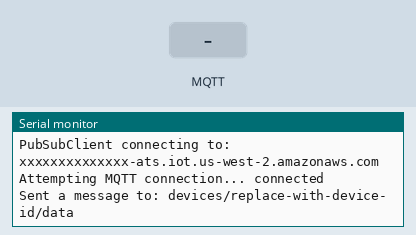
Bench run of a sketch on a simulated ESP8266 (NodeMCU). Shown: the last lines printed to the serial monitor. Inputs (shaded band) come from the test bench. WiFi joins after 1.5 s; servers stay silent unless stated; the local clock reads 2024-03-15 10:24:30 at power-on unless the sketch sets it; random numbers use the default seed unless the sketch sets one; no MQTT or app messages arrive unless stated.

Above: at 2.7 s.
2.8 s: MQTT message "1" arrives on the first subscribed topic
At 6.9 s:
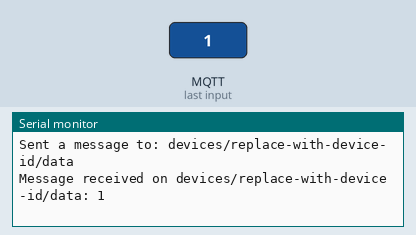
8.0 s: MQTT message "on" arrives on the first subscribed topic
At 12.1 s:
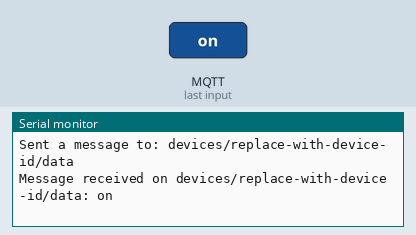
13.0 s: MQTT message "off" arrives on the first subscribed topic
At 17.3 s:
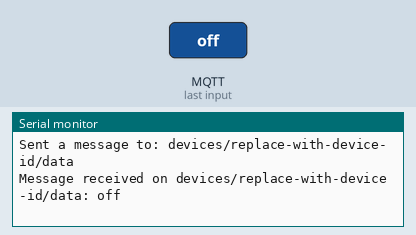

Measured:
- after the input at 2.8 s, the serial monitor: prints a new line after 3.8 s (image 1)
- after the input at 8.0 s, the serial monitor: prints a new line after 3.6 s (image 2)
- after the input at 13.0 s, the serial monitor: prints a new line after 3.6 s (image 3)

The sketch:

esp8266.ino
```cpp
#include "config.h"

#include <ESP8266WiFi.h>
#include <PubSubClient.h>

#include <ArduinoJson.h> //ArduinoJson Library Source: https://github.com/bblanchon/ArduinoJson

// MQTT topics for the device
#define AWS_IOT_PUBLISH_TOPIC "devices/" THINGNAME "/data"
#define AWS_IOT_SUBSCRIBE_TOPIC "devices/" THINGNAME "/data"

BearSSL::X509List client_crt(AWS_CERT_CRT);
BearSSL::PrivateKey client_key(AWS_CERT_PRIVATE);
BearSSL::X509List rootCert(AWS_CERT_CA);

WiFiClientSecure wiFiClient;
void messageReceived(char *topic, byte *payload, unsigned int len);
PubSubClient pubSubClient(AWS_IOT_ENDPOINT, 8883, messageReceived, wiFiClient);

/**
 * Set the current time for the device from the NTP Server. Without syncing this
 * properly, the connection will fail as our certificates are likely to be
 * flagged as expired.
 */
void setCurrentTime()
{
  configTime(3 * 3600, 0, "pool.ntp.org", "time.nist.gov");

  Serial.print("Waiting for NTP time sync: ");
  time_t now = time(nullptr);
  while (now < 8 * 3600 * 2)
  {
    delay(500);
    Serial.print(".");
    now = time(nullptr);
  }
  Serial.println("");
  struct tm timeinfo;
  gmtime_r(&now, &timeinfo);
  Serial.print("Current time: ");
  Serial.print(asctime(&timeinfo));
}

time_t printLocalTime()
{
  time_t rawtime;
  struct tm *timeinfo;
  time(&rawtime);
  timeinfo = localtime(&rawtime);

  return rawtime;
}

/**
 * Connect to the WiFi
 */
void connectWiFi()
{

  // Then try to connect
  Serial.print("Connecting to ");
  Serial.print(WIFI_SSID);
  WiFi.mode(WIFI_STA);
  WiFi.begin(WIFI_SSID, WIFI_PASSWORD);
  while (WiFi.status() != WL_CONNECTED)
  {
    delay(500);
    Serial.print(".");
  }

  Serial.print(", WiFi connected, IP address: ");
  Serial.println(WiFi.localIP());
}

/**
 * Connect to the AWS MQTT Broker
 */
void connectAWS()
{
  if (!pubSubClient.connected())
  {
    Serial.print("PubSubClient connecting to: ");
    Serial.println(AWS_IOT_ENDPOINT);
    while (!pubSubClient.connected())
    {
      Serial.print("Attempting MQTT connection...");
      // Attempt to connect until it works
      if (!pubSubClient.connect(THINGNAME))
      {
        Serial.print("failed, rc=");
        Serial.print(pubSubClient.state());
        Serial.println(" try again in 5 seconds");

        char buf[256];
        wiFiClient.getLastSSLError(buf, 256);
        Serial.print("WiFiClientSecure SSL error: ");
        Serial.println(buf);

        // Wait 5 seconds before retrying
        delay(5000);
      }
    }
    Serial.println(" connected");
    pubSubClient.subscribe(AWS_IOT_SUBSCRIBE_TOPIC);
  }
}

/**
 * Setup the device
 */
void setup()
{
  // Setup serial for debugging
  Serial.begin(115200);
  Serial.println();

  Serial.println("ESP8266 - Initializing");

  // Setup the certificates for the WiFi
  wiFiClient.setTrustAnchors(&rootCert);
  wiFiClient.setClientRSACert(&client_crt, &client_key);

  connectWiFi();
  setCurrentTime();
  connectAWS();
}

unsigned long lastPublish;
int msgCount;

/**
 * Publish a message to the MQTT Broker
 */
void publishMessage()
{
  // TODO: Send data from sensors and setup the time to send as unix timestamp
  time_t now = time(nullptr);

  // Create a JSON document of size 200 bytes, and populate it
  // See https://arduinojson.org/
  StaticJsonDocument<200> doc;
  doc["timestamp"] = ctime(&now);
  doc["humidity"] = random(100);
  //  doc["temperature"] = random(100000);
  // doc["barometric_pressure"] = random(200000);
  // doc["wind_speed"] = random(100);
  // doc["wind_direction"] = random(360);
  // doc["rainfall"] = random(500);
  // doc["snowfall"] = random(500);
  // doc["precipitation"] = random(500);
  char jsonBuffer[512];
  serializeJson(doc, jsonBuffer);

  // Publish to the topic
  // String msg = String("Hello from ESP8266: ");
  pubSubClient.publish(AWS_IOT_PUBLISH_TOPIC, jsonBuffer);
  Serial.print("Sent a message to: ");
  Serial.println(AWS_IOT_PUBLISH_TOPIC);
}

/**
 * The callback when it receives a message from the broker it subscribes to
 */
void messageReceived(char *topic, byte *payload, unsigned int length)
{
  Serial.print("Message received on ");
  Serial.print(topic);
  Serial.print(": ");
  for (int i = 0; i < length; i++)
  {
    Serial.print((char)payload[i]);
  }
  Serial.println();
}

void loop()
{
  publishMessage();
  pubSubClient.loop();
  delay(5000);
}
```

config.sample.h
```cpp
#include <pgmspace.h>

#define THINGNAME "replace-with-device-id"

const char *WIFI_SSID = "replace-me-with-wifi-ssid";
const char *WIFI_PASSWORD = "replace-me-with-wifi-password";
// The AWS IoT Endpoint to use
const char *AWS_IOT_ENDPOINT = "xxxxxxxxxxxxxx-ats.iot.us-west-2.amazonaws.com";

// This is the AWS IoT CA Certificate from:
// https://docs.aws.amazon.com/iot/latest/developerguide/managing-device-certs.html#server-authentication
// This one in here is the 'RSA 2048 bit key: Amazon Root CA 1' which is valid
// until January 16, 2038 so unless it gets revoked you can leave this as is:
static const char AWS_CERT_CA[] PROGMEM = R"EOF(
-----BEGIN CERTIFICATE-----
MIIDQTCCAimgAwIBAgITBmyfz5m/jAo54vB4ikPmljZbyjANBgkqhkiG9w0BAQsF
ADA5MQswCQYDVQQGEwJVUzEPMA0GA1UEChMGQW1hem9uMRkwFwYDVQQDExBBbWF6
b24gUm9vdCBDQSAxMB4XDTE1MDUyNjAwMDAwMFoXDTM4MDExNzAwMDAwMFowOTEL
MAkGA1UEBhMCVVMxDzANBgNVBAoTBkFtYXpvbjEZMBcGA1UEAxMQQW1hem9uIFJv
b3QgQ0EgMTCCASIwDQYJKoZIhvcNAQEBBQADggEPADCCAQoCggEBALJ4gHHKeNXj
ca9HgFB0fW7Y14h29Jlo91ghYPl0hAEvrAIthtOgQ3pOsqTQNroBvo3bSMgHFzZM
9O6II8c+6zf1tRn4SWiw3te5djgdYZ6k/oI2peVKVuRF4fn9tBb6dNqcmzU5L/qw
IFAGbHrQgLKm+a/sRxmPUDgH3KKHOVj4utWp+UhnMJbulHheb4mjUcAwhmahRWa6
VOujw5H5SNz/0egwLX0tdHA114gk957EWW67c4cX8jJGKLhD+rcdqsq08p8kDi1L
93FcXmn/6pUCyziKrlA4b9v7LWIbxcceVOF34GfID5yHI9Y/QCB/IIDEgEw+OyQm
jgSubJrIqg0CAwEAAaNCMEAwDwYDVR0TAQH/BAUwAwEB/zAOBgNVHQ8BAf8EBAMC
AYYwHQYDVR0OBBYEFIQYzIU07LwMlJQuCFmcx7IQTgoIMA0GCSqGSIb3DQEBCwUA
A4IBAQCY8jdaQZChGsV2USggNiMOruYou6r4lK5IpDB/G/wkjUu0yKGX9rbxenDI
U5PMCCjjmCXPI6T53iHTfIUJrU6adTrCC2qJeHZERxhlbI1Bjjt/msv0tadQ1wUs
N+gDS63pYaACbvXy8MWy7Vu33PqUXHeeE6V/Uq2V8viTO96LXFvKWlJbYK8U90vv
o/ufQJVtMVT8QtPHRh8jrdkPSHCa2XV4cdFyQzR1bldZwgJcJmApzyMZFo6IQ6XU
5MsI+yMRQ+hDKXJioaldXgjUkK642M4UwtBV8ob2xJNDd2ZhwLnoQdeXeGADbkpy
rqXRfboQnoZsG4q5WTP468SQvvG5
-----END CERTIFICATE-----
)EOF";

// Device Certificate as provided in the portal, the default filename when
// downloaded would be [device-id].pem.crt
static const char AWS_CERT_CRT[] PROGMEM = R"KEY(
-----BEGIN CERTIFICATE-----

PASTE THE DEVICE CERTIFICATE HERE

-----END CERTIFICATE-----

)KEY";

// Device Private Key as provided in the portal, the default filename when
// downloaded would be [device-id].private.pem.key
static const char AWS_CERT_PRIVATE[] PROGMEM = R"KEY(
-----BEGIN RSA PRIVATE KEY-----

PASTE THE PRIVATE KEY HERE

-----END RSA PRIVATE KEY-----
)KEY";
```
